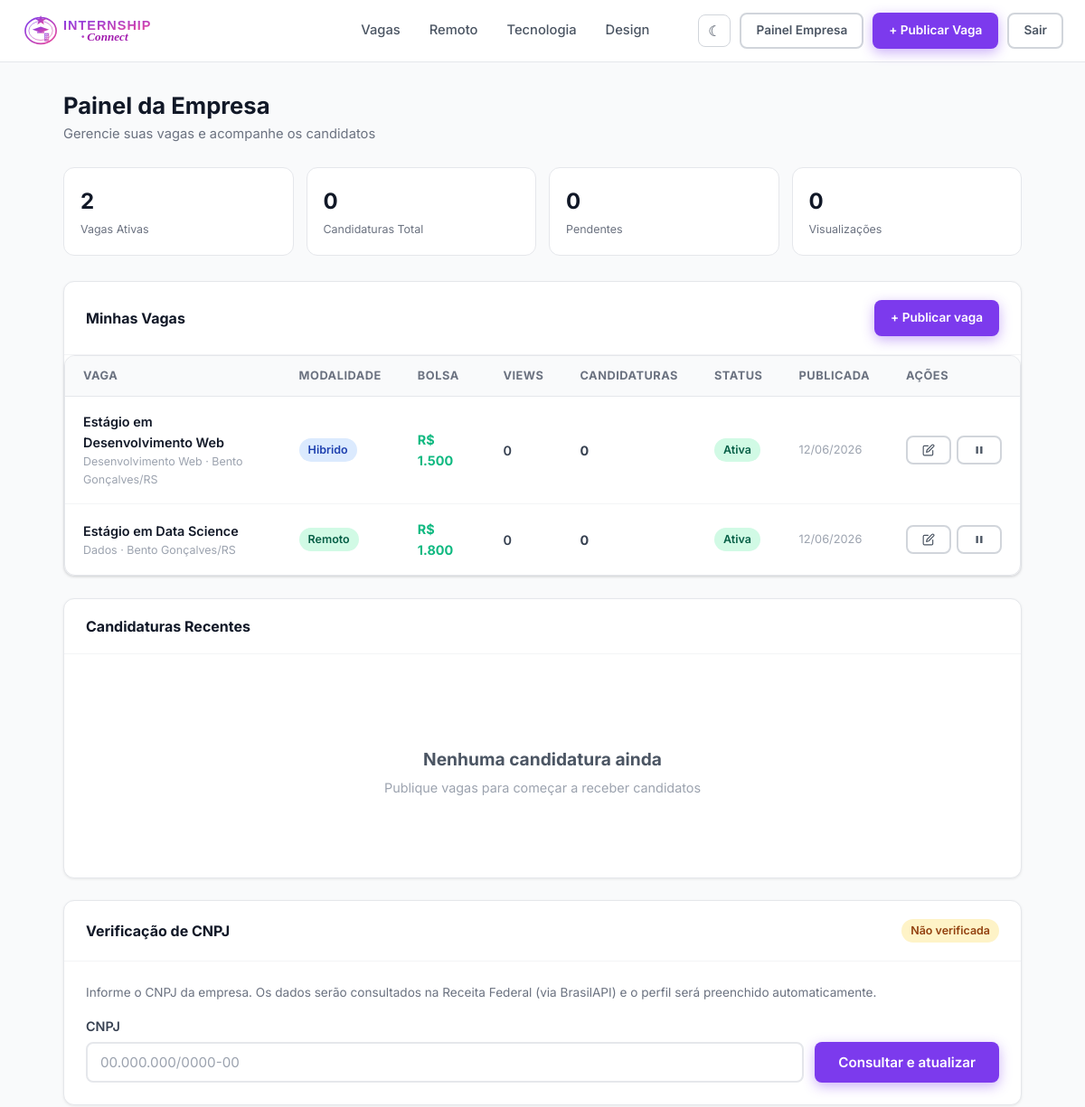
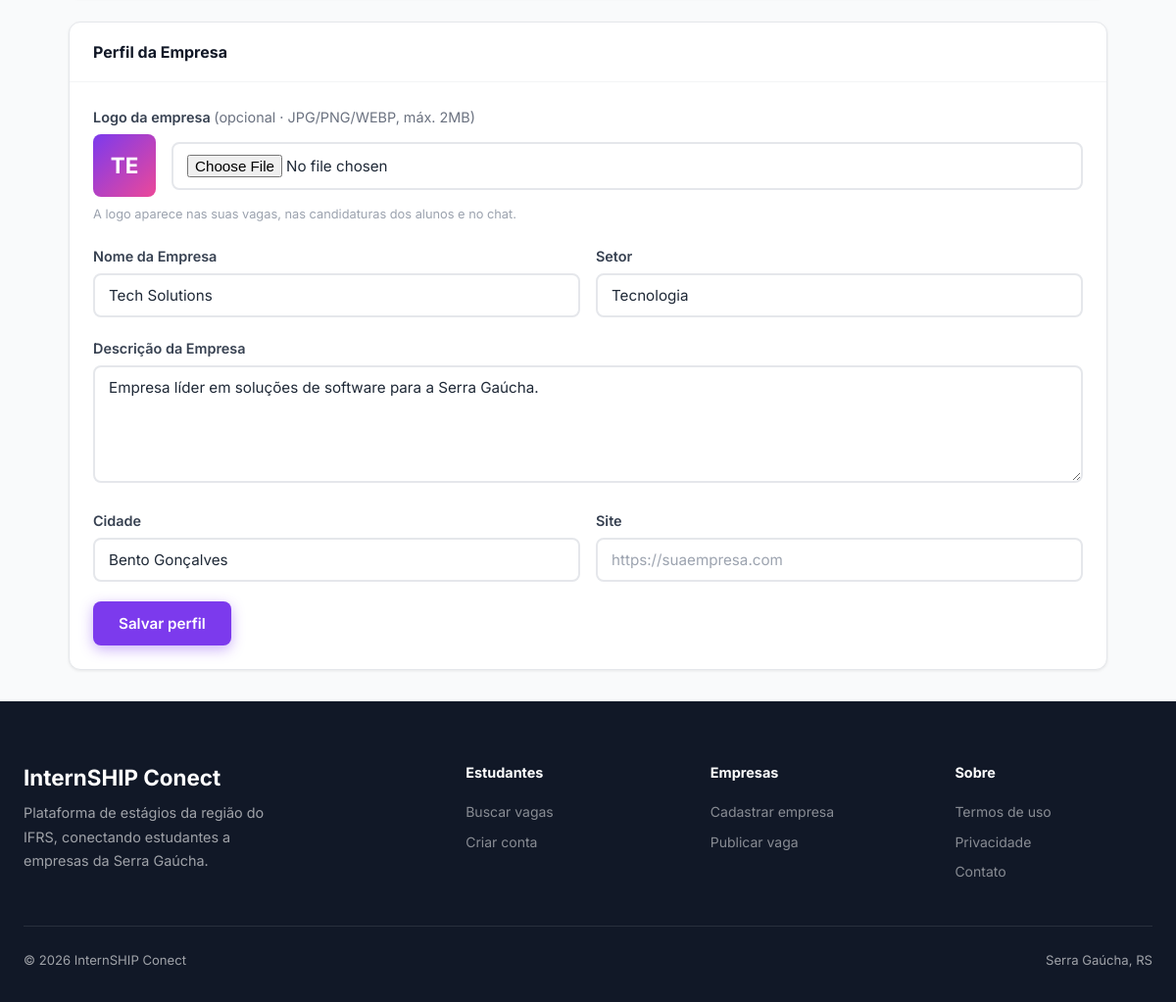
The page /dashboard/empresa.php (signed in) on the database its author committed (2 pictures, top to bottom).
### tables this page shows
CREATE TABLE IF NOT EXISTS vagas (
    id INT AUTO_INCREMENT PRIMARY KEY,
    empresa_id INT NOT NULL,
    titulo VARCHAR(200) NOT NULL,
    descricao TEXT NOT NULL,
    requisitos TEXT,
    beneficios TEXT,
    area VARCHAR(100),
    cidade VARCHAR(100),
    estado CHAR(2),
    modalidade ENUM('presencial','remoto','hibrido') DEFAULT 'presencial',
    bolsa DECIMAL(10,2),
    carga_horaria INT,
    ativa TINYINT(1) DEFAULT 1,
    destaque TINYINT(1) DEFAULT 0,
    views INT DEFAULT 0,
    criado_em TIMESTAMP DEFAULT CURRENT_TIMESTAMP,
    FOREIGN KEY (empresa_id) REFERENCES empresas(id) ON DELETE CASCADE
);

CREATE TABLE IF NOT EXISTS empresas (
    id INT AUTO_INCREMENT PRIMARY KEY,
    usuario_id INT NOT NULL UNIQUE,
    nome_empresa VARCHAR(200) NOT NULL,
    cnpj VARCHAR(20),
    descricao TEXT,
    site VARCHAR(255),
    cidade VARCHAR(100),
    estado CHAR(2),
    setor VARCHAR(100),
    logo VARCHAR(255),
    FOREIGN KEY (usuario_id) REFERENCES usuarios(id) ON DELETE CASCADE
);

### includes/auth.php (called while the page is built, shortened)
<?php
function formatarCNPJ($cnpj) {
    $c = preg_replace('/\D/', '', $cnpj);
    if (strlen($c) !== 14) return $cnpj;
    return substr($c,0,2).'.'.substr($c,2,3).'.'.substr($c,5,3).'/'.substr($c,8,4).'-'.substr($c,12,2);
}

### dashboard/empresa.php (the view, shortened to what this page needs)
<?php
require_once __DIR__ . '/../includes/auth.php';
$db = getDB();
$empresaId = $_SESSION['perfil_id'];
$empresa = $db->prepare("SELECT e.*, u.nome, u.email FROM empresas e JOIN usuarios u ON e.usuario_id = u.id WHERE e.id = ?");
$empresa->execute([$empresaId]);
$empresa = $empresa->fetch();
$vagas = $db->prepare("
    SELECT v.*,
           (SELECT COUNT(*) FROM candidaturas WHERE vaga_id = v.id) AS total_cand,
           (SELECT COUNT(*) FROM candidaturas WHERE vaga_id = v.id AND status = 'pendente') AS pendentes
    FROM vagas v
    WHERE v.empresa_id = ?
    ORDER BY v.criado_em DESC
");
$vagas->execute([$empresaId]);
$vagas = $vagas->fetchAll();
$recentes = $db->prepare("
    SELECT c.*, v.titulo AS vaga_titulo, u.nome AS aluno_nome, al.id AS aluno_id, al.curso, al.universidade, al.curriculo_path
    FROM candidaturas c
    JOIN vagas v ON c.vaga_id = v.id
    JOIN alunos al ON c.aluno_id = al.id
    JOIN usuarios u ON al.usuario_id = u.id
    WHERE v.empresa_id = ?
    ORDER BY c.criado_em DESC
    LIMIT 8
");
$recentes->execute([$empresaId]);
$recentes = $recentes->fetchAll();
$vagasAtivas = count(array_filter($vagas, fn($v) => $v['ativa']));
$totalCand = array_sum(array_column($vagas, 'total_cand'));
$pendentes = array_sum(array_column($vagas, 'pendentes'));
$totalViews = (int)array_sum(array_map(fn($v) => (int)($v['views'] ?? 0), $vagas));
include __DIR__ . '/../includes/header.php';
?>
<div class="dashboard-layout">
  <main class="dashboard-main">
    <div class="dashboard-header">
      <h1>Painel da Empresa </h1>
      <p>Gerencie suas vagas e acompanhe os candidatos</p>
    </div>
    <div class="kpi-grid">
      <div class="kpi-card">
        <div class="kpi-top">
          <div><div class="kpi-num"><?= $vagasAtivas ?></div><div class="kpi-label">Vagas Ativas</div></div>
        </div>
      </div>
      <div class="kpi-card">
        <div class="kpi-top">
          <div><div class="kpi-num"><?= $totalCand ?></div><div class="kpi-label">Candidaturas Total</div></div>
        </div>
      </div>
      <div class="kpi-card">
        <div class="kpi-top">
          <div><div class="kpi-num"><?= $pendentes ?></div><div class="kpi-label">Pendentes</div></div>
        </div>
      </div>
      <div class="kpi-card">
        <div class="kpi-top">
          <div><div class="kpi-num"><?= number_format($totalViews, 0, ',', '.') ?></div><div class="kpi-label">Visualizações</div></div>
        </div>
      </div>
    </div>
    <div class="card mb-6" id="vagas">
      <div class="card-header">
        <h3>Minhas Vagas</h3>
        <a href="/teste/empresa/publicar.php" class="btn btn-primary btn-sm">+ Publicar vaga</a>
      </div>
      <?php if (empty($vagas)): ?>
        <div class="card-body">
          <div class="empty-state">
            <div class="empty-icon"></div>
            <h3>Nenhuma vaga publicada</h3>
            <p>Comece recrutando talentos publicando sua primeira vaga</p>
            <a href="/teste/empresa/publicar.php" class="btn btn-primary" style="margin-top:16px;">+ Publicar primeira vaga</a>
          </div>
        </div>
      <?php else: ?>
        <div class="table-wrap">
          <table>
            <thead>
              <tr>
                <th>Vaga</th>
                <th>Modalidade</th>
                <th>Bolsa</th>
                <th>Views</th>
                <th>Candidaturas</th>
                <th>Status</th>
                <th>Publicada</th>
                <th>Ações</th>
              </tr>
            </thead>
            <tbody>
              <?php foreach ($vagas as $v): ?>
              <tr>
                <td>
                  <div class="td-title"><?= htmlspecialchars($v['titulo']) ?></div>
                  <div style="font-size:.78rem;color:var(--gray-400);"><?= htmlspecialchars($v['area']) ?> · <?= $v['cidade'] ?>/<?= $v['estado'] ?></div>
                </td>
                <td>
                  <span class="badge <?= $v['modalidade'] === 'remoto' ? 'badge-green' : ($v['modalidade'] === 'hibrido' ? 'badge-blue' : 'badge-gray') ?>">
                    <?= ucfirst($v['modalidade']) ?>
                  </span>
                </td>
                <td style="font-weight:700;color:var(--accent);">R$ <?= number_format($v['bolsa'], 0, ',', '.') ?></td>
                <td style="font-weight:600;color:var(--gray-700);"><?= (int)($v['views'] ?? 0) ?></td>
                <td>
                  <span style="font-weight:700;"><?= $v['total_cand'] ?></span>
                </td>
                <td>
                  <span class="badge <?= $v['ativa'] ? 'badge-green' : 'badge-gray' ?>">
                    <?= $v['ativa'] ? 'Ativa' : 'Pausada' ?>
                  </span>
                </td>
                <td style="font-size:.8rem;color:var(--gray-400);"><?= date('d/m/Y', strtotime($v['criado_em'])) ?></td>
                <td>
                  <div style="display:flex;gap:6px;">
                    <a href="/teste/empresa/publicar.php?id=<?= $v['id'] ?>" class="btn btn-ghost btn-sm" title="Editar vaga">
                      <svg width="14" height="14" viewBox="0 0 24 24" fill="none" stroke="currentColor" stroke-width="2" stroke-linecap="round" stroke-linejoin="round"><path d="M11 4H4a2 2 0 0 0-2 2v14a2 2 0 0 0 2 2h14a2 2 0 0 0 2-2v-7"/><path d="M18.5 2.5a2.121 2.121 0 0 1 3 3L12 15l-4 1 1-4 9.5-9.5z"/></svg>
                    </a>
                    <form method="POST" style="display:inline;">
                      <button type="submit" name="toggle_vaga" class="btn btn-ghost btn-sm" title="<?= $v['ativa'] ? 'Pausar' : 'Ativar' ?>">
                        <?php if ($v['ativa']): ?>
                          <svg width="14" height="14" viewBox="0 0 24 24" fill="currentColor"><rect x="6" y="5" width="4" height="14" rx="1"/><rect x="14" y="5" width="4" height="14" rx="1"/></svg>
                        <?php else: ?>
                          <svg width="14" height="14" viewBox="0 0 24 24" fill="currentColor"><polygon points="6 4 20 12 6 20 6 4"/></svg>
                        <?php endif; ?>
                      </button>
                    </form>
                  </div>
                </td>
              </tr>
              <?php endforeach; ?>
            </tbody>
          </table>
        </div>
      <?php endif; ?>
    </div>
    <div class="card mb-6" id="candidaturas">
      <div class="card-header">
        <h3>Candidaturas Recentes</h3>
      </div>
      <?php if (empty($recentes)): ?>
        <div class="card-body">
          <div class="empty-state">
            <h3>Nenhuma candidatura ainda</h3>
            <p>Publique vagas para começar a receber candidatos</p>
          </div>
        </div>
      <?php endif; ?>
    </div>
    <div class="card mb-6" id="cnpj">
      <div class="card-header">
        <h3>Verificação de CNPJ</h3>
        <?php if (!empty($empresa['cnpj'])): ?>
          <span class="badge badge-green">Verificada</span>
        <?php else: ?>
          <span class="badge badge-yellow">Não verificada</span>
        <?php endif; ?>
      </div>
      <div class="card-body">
        <p class="text-muted text-sm" style="margin-bottom:14px;">
          Informe o CNPJ da empresa. Os dados serão consultados na Receita Federal (via BrasilAPI) e o perfil será preenchido automaticamente.
        </p>
        <form method="POST" style="display:flex;gap:12px;align-items:flex-end;">
          <div class="form-group" style="flex:1;margin:0;">
            <label class="form-label">CNPJ</label>
            <input type="text" name="cnpj" class="form-control" placeholder="00.000.000/0000-00" value="<?= htmlspecialchars(formatarCNPJ($empresa['cnpj'] ?? '')) ?>">
          </div>
          <button type="submit" name="consultar_cnpj" value="1" class="btn btn-primary">Consultar e atualizar</button>
        </form>
      </div>
    </div>
    <div class="card" id="perfil">
      <div class="card-header"><h3>Perfil da Empresa</h3></div>
      <div class="card-body">
        <form method="POST" action="/teste/empresa/update.php" enctype="multipart/form-data">
          <div class="form-group">
            <label class="form-label">Logo da empresa <span style="font-weight:400;color:var(--gray-500);">(opcional · JPG/PNG/WEBP, máx. 2MB)</span></label>
            <div style="display:flex;align-items:center;gap:16px;margin-bottom:8px;">
              <div style="width:64px;height:64px;border-radius:var(--radius-sm);overflow:hidden;background:linear-gradient(135deg,var(--primary),var(--secondary));display:flex;align-items:center;justify-content:center;color:#fff;font-weight:700;font-size:1.4rem;flex-shrink:0;">
                <?php if (!empty($empresa['logo'])): ?>
                  <img src="<?= preg_match('#^https?://#', $empresa['logo']) ? htmlspecialchars($empresa['logo']) : '/teste/' . htmlspecialchars($empresa['logo']) ?>" alt="Logo" style="width:100%;height:100%;object-fit:cover;">
                <?php else: ?>
                  <?= mb_strtoupper(mb_substr($empresa['nome_empresa'], 0, 2)) ?>
                <?php endif; ?>
              </div>
              <div style="flex:1;">
                <input type="file" name="logo" class="form-control" accept="image/jpeg,image/png,image/webp">
              </div>
            </div>
            <div class="form-hint">A logo aparece nas suas vagas, nas candidaturas dos alunos e no chat.</div>
          </div>
          <div class="form-row">
            <div class="form-group">
              <label class="form-label">Nome da Empresa</label>
              <input type="text" name="nome_empresa" class="form-control" value="<?= htmlspecialchars($empresa['nome_empresa']) ?>">
            </div>
            <div class="form-group">
              <label class="form-label">Setor</label>
              <input type="text" name="setor" class="form-control" value="<?= htmlspecialchars($empresa['setor'] ?? '') ?>">
            </div>
          </div>
          <div class="form-group">
            <label class="form-label">Descrição da Empresa</label>
            <textarea name="descricao" class="form-control" rows="4"><?= htmlspecialchars($empresa['descricao'] ?? '') ?></textarea>
          </div>
          <div class="form-row">
            <div class="form-group">
              <label class="form-label">Cidade</label>
              <input type="text" name="cidade" class="form-control" value="<?= htmlspecialchars($empresa['cidade'] ?? '') ?>">
            </div>
            <div class="form-group">
              <label class="form-label">Site</label>
              <input type="url" name="site" class="form-control" placeholder="https://suaempresa.com" value="<?= htmlspecialchars($empresa['site'] ?? '') ?>">
            </div>
          </div>
          <button type="submit" class="btn btn-primary">Salvar perfil</button>
        </form>
      </div>
    </div>
  </main>
</div>
<?php include __DIR__ . '/../includes/footer.php'; ?>

### rows shown on the page
vagas: views "0", titulo "Estágio em Desenvolvimento Web", area "Desenvolvimento Web", cidade "Bento Gonçalves", estado "RS", modalidade "Hibrido", bolsa "1.500", total_cand "0", ativa "Ativa", criado_em "12/06/2026"
vagas: titulo "Estágio em Data Science", area "Dados", cidade "Bento Gonçalves", estado "RS", modalidade "Remoto", bolsa "1.800", views "0", total_cand "0", ativa "Ativa", criado_em "12/06/2026"
empresas: nome_empresa "TE", nome_empresa "Tech Solutions", setor "Tecnologia", descricao "Empresa líder em soluções de software para a Serra Gaúcha.", cidade "Bento Gonçalves"

### other values the page prints
$vagasAtivas "2"
$totalCand "0"
$pendentes "0"
